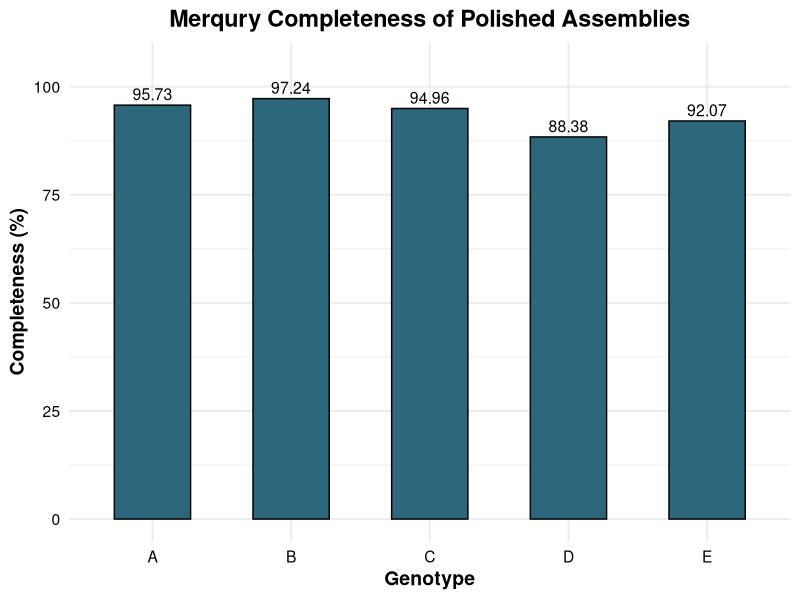

This figure's R source:
library(ggplot2)

# Your data (order will be preserved exactly as written here)
df <- data.frame(
  Genotype = factor(c("A", "B", "C", "D", "E"),
                    levels = c("A", "B", "C", "D", "E")),
  Completeness = c(95.73, 97.24, 94.96, 88.38, 92.07)
)

ggplot(df, aes(x = Genotype, y = Completeness)) +
  geom_bar(stat = "identity", fill = "#2B687C", color = "black", width = 0.55) +  # better blue + narrow width
  geom_text(aes(label = Completeness),
            vjust = -0.4, size = 4) +
  labs(
    title = "Merqury Completeness of Polished Assemblies",
    x = "Genotype",
    y = "Completeness (%)"
  ) +
  theme_minimal(base_size = 14) +
  theme(
    plot.title = element_text(face = "bold", hjust = 0.5),
    axis.text = element_text(color = "black"),
    axis.title = element_text(face = "bold")
  ) +
  ylim(0, 105)
